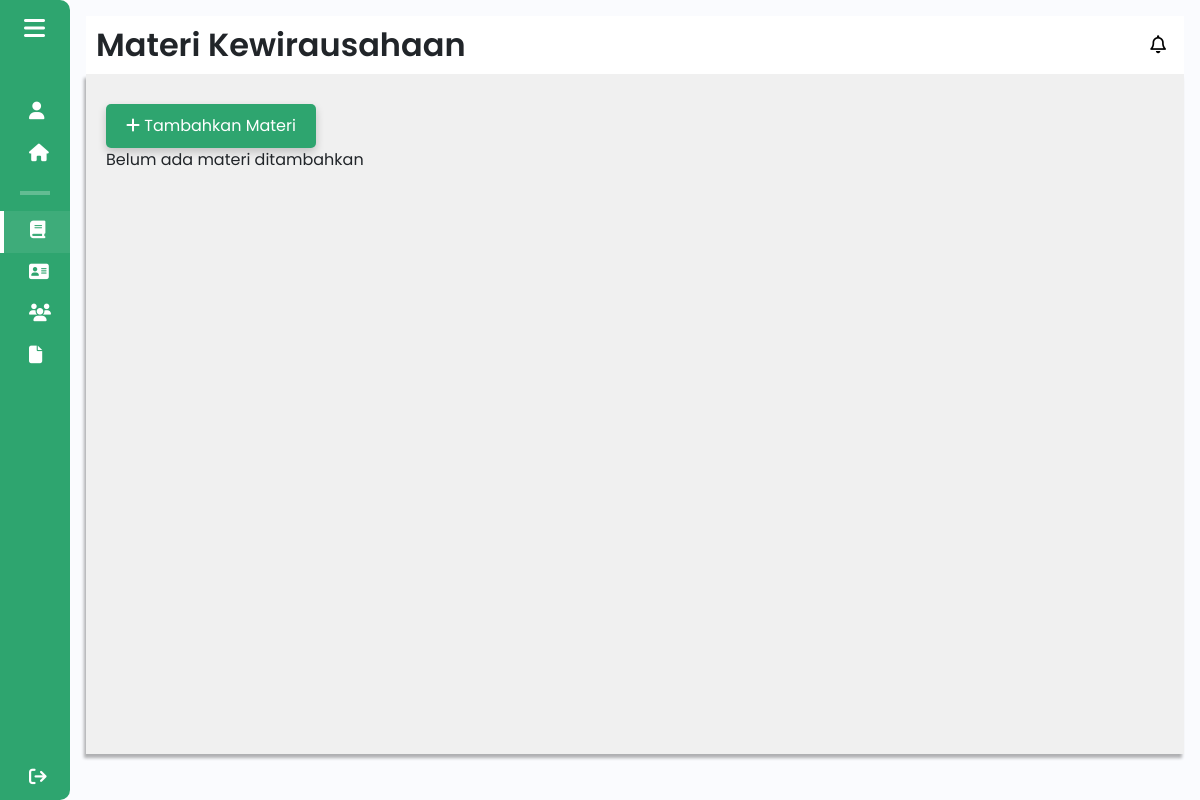
/components/pages/admin/materikewirausahaan_admin.php (signed in), run on an earlier commit of the app's database.
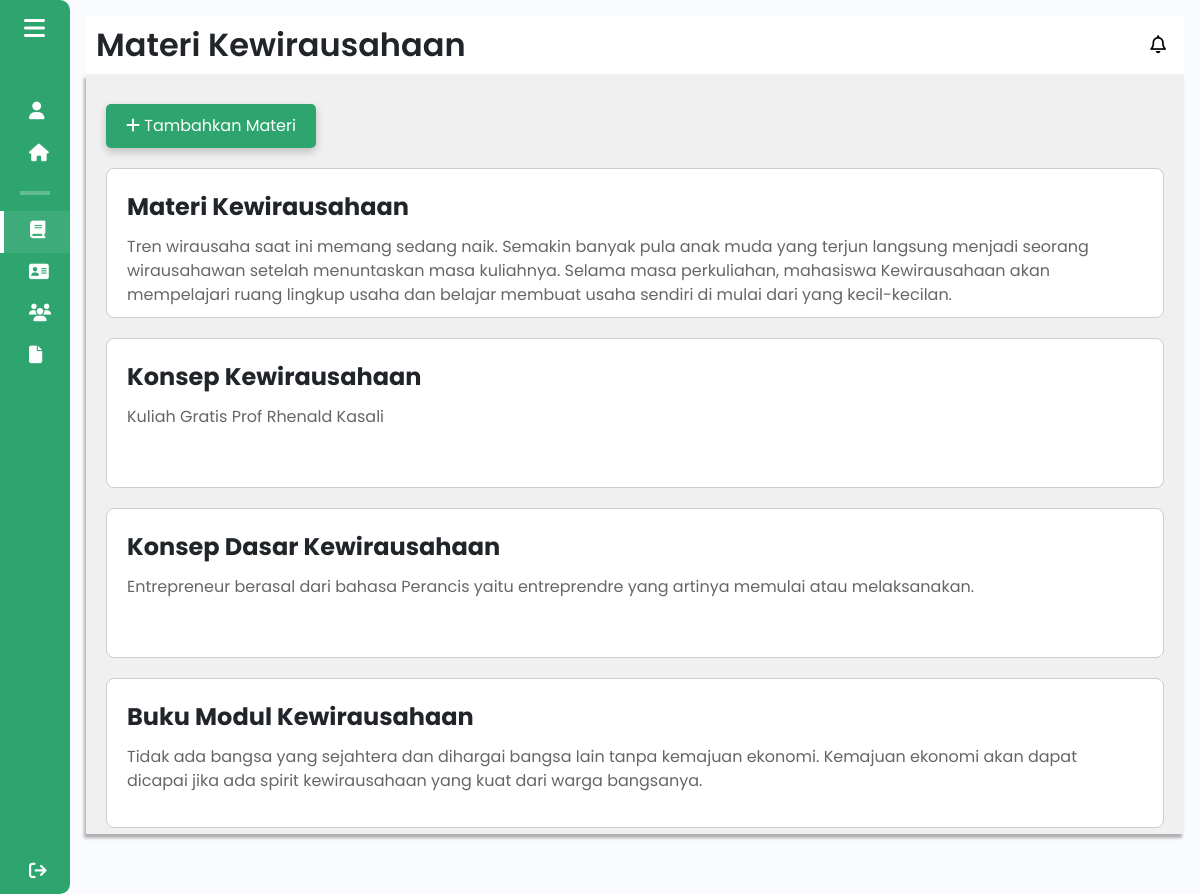
And on a later commit of the database.
### tables this page shows
CREATE TABLE `materi_kewirausahaan` (
  `id` int(11) NOT NULL,
  `judul` varchar(30) NOT NULL,
  `file_path` varchar(300) NOT NULL,
  `deskripsi` varchar(1000) NOT NULL
);

### components/pages/admin/materikewirausahaan_admin.php (the view, shortened to what this page needs)
<!DOCTYPE html>
<html lang="en">
<head>
    <link href="https://cdn.lineicons.com/4.0/lineicons.css" rel="stylesheet">
    <link href="https://cdn.jsdelivr.net/npm/bootstrap@5.3.0-alpha3/dist/css/bootstrap.min.css" rel="stylesheet">
    <link rel="stylesheet" href="/Aplikasi-Kewirausahaan/assets/css/admin/materikewirausahaan_admin.css">
</head>
<body>
    <div class="wrapper">
        <?php
        $activePage = 'materikewirausahaan_admin';
        include 'sidebar_admin.php';
        ?>
        <div class="main p-3">
            <div class="main_header">
                <h1>Materi Kewirausahaan</h1>
                <a href="#" class="notification">
                    <i class="fa-regular fa-bell"></i>
                </a>
            </div>
            <div class="main_wrapper">
                <button id="openFormBtn"><i class="fa-solid fa-plus"></i> Tambahkan Materi</button>
                <?php
                include $_SERVER['DOCUMENT_ROOT'] . '/Aplikasi-Kewirausahaan/config/db_connection.php';
                $sql = "SELECT * FROM materi_kewirausahaan";
                $result = $conn->query($sql);
                if ($result === false) {
                    echo "<p>Error pada query: " . $conn->error . "</p>";
                } elseif ($result->num_rows > 0) {
                    while ($row = $result->fetch_assoc()) {
                        echo '<div class="container_materi" onclick="showDetailModal(\'' . $row["id"] . '\', \'' . htmlspecialchars($row["judul"]) . '\', \'' . htmlspecialchars($row["deskripsi"]) . '\', \'' . htmlspecialchars($row["file_path"]) . '\')">';
                        echo '<div class="judul_materi">' . htmlspecialchars($row["judul"]) . '</div>';
                        echo '<div class="deskripsi_materi">' . htmlspecialchars($row["deskripsi"]) . '</div>';
                        echo '</div>';
                    }
                } else {
                    echo "<p>Belum ada materi ditambahkan</p>";
                }
                ?>
            </div>
        </div>
    </div>
</body>
</html>

### components/pages/admin/sidebar_admin.php (shortened to what this page needs)
<!DOCTYPE html>
<html lang="en">
<head>
    <link href="https://cdn.lineicons.com/4.0/lineicons.css" rel="stylesheet" />
    <link href="https://cdn.jsdelivr.net/npm/bootstrap@5.3.0-alpha3/dist/css/bootstrap.min.css" rel="stylesheet"
>
    <link rel="stylesheet" href="/Aplikasi-Kewirausahaan/assets/css/admin/sidebar_admin.css">
</head>
<body>
    <div class="wrapper">
        <aside id="sidebar">
            <div class="d-flex">
                <button class="toggle-btn" type="button">
                    <i class="fa-solid fa-bars"></i>
                </button>
            </div>
            <ul class="sidebar-nav">
                <li class="sidebar-item <?php echo ($activePage == 'profil_admin') ? 'active' : ''; ?>">
                    <a href="profil_admin.php" class="sidebar-link">
                        <i class="fa-solid fa-user"></i>
                    </a>
                </li>
                <li class="sidebar-item <?php echo ($activePage == 'pageadmin') ? 'active' : ''; ?>">
                    <a href="pageadmin.php" class="sidebar-link">
                        <i class="fa-solid fa-house"></i>
                    </a>
                </li>
                <hr>
                <li class="sidebar-item <?php echo ($activePage == 'materikewirausahaan_admin') ? 'active' : ''; ?>">
                    <a href="materikewirausahaan_admin.php" class="sidebar-link">
                        <i class="fa-solid fa-book"></i>
                    </a>
                </li>
                <li class="sidebar-item <?php echo ($activePage == 'daftar_mentor_admin') ? 'active' : ''; ?>">
                    <a href="daftar_mentor_admin.php" class="sidebar-link">
                    <i class="fa-solid fa-address-card"></i>
                    </a>
                </li>
                <li class="sidebar-item <?php echo ($activePage == 'daftar_kelompok_bisnis_admin') ? 'active' : ''; ?>">
                    <a href="daftar_kelompok_bisnis_admin.php" class="sidebar-link">
                        <i class="fa-solid fa-users"></i>
                    </a>
                </li>
                <li class="sidebar-item <?php echo ($activePage == 'daftar_bisnis_kelompok_admin') ? 'active' : ''; ?>">
                    <a href="daftar_bisnis_kelompok_admin.php" class="sidebar-link">
                        <i class="fa-solid fa-file"></i>
                    </a>
                </li>
                <li class="sidebar-item sign-out">
                    <a href="/Aplikasi-Kewirausahaan/components/pages/startdashboard/dashboardawal.php" class="sidebar-link">
                        <i class="fa-solid fa-sign-out"></i>
                    </a>
                </li>
            </ul>
        </aside>
    </div>
</body>
</html>

### assets/css/admin/materikewirausahaan_admin.css (style rules this page uses)
a { text-decoration: none; }
li { list-style: none; }
h1 { font-weight: 600; font-size: 1.5rem; }
body { font-family: "Poppins", sans-serif; overflow: hidden; }
.wrapper { display: flex; }
.main { min-height: 100vh; width: 100%; overflow: hidden; transition: all 0.35s ease-in-out; background-color: #fafbfe; }
#sidebar { width: 70px; min-width: 70px; z-index: 1000; transition: all 0.25s ease-in-out; background-color: #2ea56f; display: flex; flex-direction: column; border-top-right-radius: 10px; border-bottom-right-radius: 10px; }
.toggle-btn { background-color: transparent; cursor: pointer; border: 0; padding: 1rem 1.5rem; }
.toggle-btn i { font-size: 1.5rem; color: #fff; }
.sidebar-nav { padding: 2rem 0; flex: 1 1 auto; }
a.sidebar-link { padding: 0.625rem 1.625rem; color: #fff; display: block; font-size: 0.9rem; white-space: nowrap; border-left: 3px solid transparent; }
.sidebar-link i { font-size: 1.1rem; margin-right: 0.75rem; }
.sidebar-item.active a { background-color: rgba(255, 255, 255, 0.075); border-left: 4px solid white; }
.sidebar-item { position: relative; }
.sign-out { position: fixed; bottom: 0; left: 0; }
.main_wrapper { width: 100%; height: 600px; background-color: #f0f0f0; box-shadow: -2px 4px 3px rgba(0, 0, 0, 0.3); margin: 0 auto; padding: 20px; overflow-y: auto; }
.sidebar-nav hr { border: 2px solid white; margin-right: 20px; margin-left: 20px; }
.main_header { display: flex; justify-content: space-between; align-items: center; padding: 10px; background-color: #fff; }
.main_header h1 { font-size: xx-large; margin: 0; }
.notification { display: flex; align-items: center; text-decoration: none; color: #000; font-size: 18px; }
.notification i { margin-right: 8px; }
.main_wrapper button { background-color: #2ea56f; color: white; padding: 10px 20px; border: none; cursor: pointer; font-size: 16px; margin-top: 10px; border-radius: 5px; box-shadow: 0 4px 8px rgba(0, 0, 0, 0.2); transition: transform 0.2s ease, box-shadow 0.2s ease; }
.container_materi { margin-top: 20px; border: 1px solid #ccc; border-radius: 8px; padding: 20px; padding-right: 25px; background-color: #fff; width: 100%; overflow: hidden; height: 150px; }
.judul_materi { font-size: 24px; font-weight: bold; margin-bottom: 10px; }
.deskripsi_materi { font-size: 16px; max-height: fit-content; color: #666; padding-right: 20px; }

### assets/css/admin/sidebar_admin.css (style rules this page uses)
a { text-decoration: none; }
li { list-style: none; }
h1 { font-weight: 600; font-size: 1.5rem; }
body { font-family: "Poppins", sans-serif; }
.wrapper { display: flex; }
.main { min-height: 100vh; width: 100%; overflow: hidden; transition: all 0.35s ease-in-out; background-color: #fafbfe; }
#sidebar { width: 70px; min-width: 70px; z-index: 1000; transition: all 0.25s ease-in-out; background-color: #2ea56f; display: flex; flex-direction: column; border-top-right-radius: 10px; border-bottom-right-radius: 10px; }
.toggle-btn { background-color: transparent; cursor: pointer; border: 0; padding: 1rem 1.5rem; }
.toggle-btn i { font-size: 1.5rem; color: #fff; }
.sidebar-nav { padding: 2rem 0; flex: 1 1 auto; }
a.sidebar-link { padding: 0.625rem 1.625rem; color: #fff; display: block; font-size: 0.9rem; white-space: nowrap; border-left: 3px solid transparent; }
.sidebar-link i { font-size: 1.1rem; margin-right: 0.75rem; }
.sidebar-item.active a { background-color: rgba(255, 255, 255, 0.075); border-left: 4px solid white; }
.sidebar-item { position: relative; }
.sign-out { position: fixed; bottom: 0; left: 0; }
.main_wrapper { width: 100%; height: 85vh; background-color: #f0f0f0; box-shadow: -2px 4px 3px rgba(0, 0, 0, 0.3); margin: 0 auto; padding: 20px; }
.sidebar-nav hr { border: 2px solid white; margin-right: 20px; margin-left: 20px; }
.main_header { display: flex; justify-content: space-between; align-items: center; padding: 10px; background-color: #fff; }
.main_header h1 { font-size: xx-large; margin: 0; }
.notification { display: flex; align-items: center; text-decoration: none; color: #000; font-size: 18px; }
.notification i { margin-right: 8px; }

What changed in the data, as far as the page shows it:
added materi_kewirausahaan: judul "Materi Kewirausahaan", deskripsi "Tren wirausaha saat ini memang sedang naik. Semakin banyak pula anak muda yang terjun langsung menjadi seorang wirausahawan setelah menuntaskan masa kuliahnya. Selama masa perkuliahan, mahasiswa Kewirausahaan akan mempelajari ruang lingkup usaha dan belajar membuat usaha sendiri di mulai dari yang kecil-kecilan."
added materi_kewirausahaan: judul "Konsep Kewirausahaan", deskripsi "Kuliah Gratis Prof Rhenald Kasali"
added materi_kewirausahaan: judul "Konsep Dasar Kewirausahaan", deskripsi "Entrepreneur berasal dari bahasa Perancis yaitu entreprendre yang artinya memulai atau melaksanakan."
added materi_kewirausahaan: judul "Buku Modul Kewirausahaan", deskripsi "Tidak ada bangsa yang sejahtera dan dihargai bangsa lain tanpa kemajuan ekonomi. Kemajuan ekonomi akan dapat dicapai jika ada spirit kewirausahaan yang kuat dari warga bangsanya."
Also different on the page:
text no longer shown: "Belum ada materi ditambahkan"
